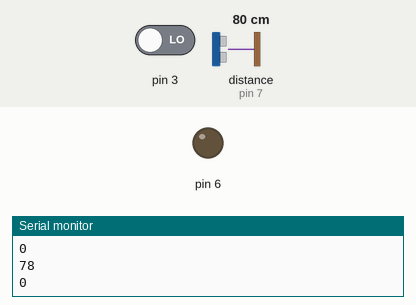
Recording of a sketch running on a simulated Arduino Uno, built with avr-gcc and run on an emulated ATmega328P. Shown: output pins drawn as LEDs (lit = HIGH), the last lines printed to the serial monitor. Wiring (inferred from the names in the program): ultrasonic range finder: trigger pin 5; echo pin 7. The test bench sets the inputs (shaded band); at power-on: distance to the obstacle (sensor on pin 7) 80 cm, pin 3 LOW. The echo pulse lasts 58.3 µs per cm; pins used as bus, display or sensor lines are not drawn.

Above: at 1.2 s.
1.3 s: distance to the obstacle (sensor on pin 7) set to 22 cm
2.8 s: distance to the obstacle (sensor on pin 7) set to 18 cm
At 3.18 s:
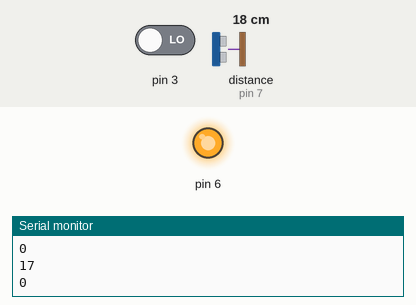
Timing chart, 0 to 10.1 s (numbered marks = the images above; inputs shaded):
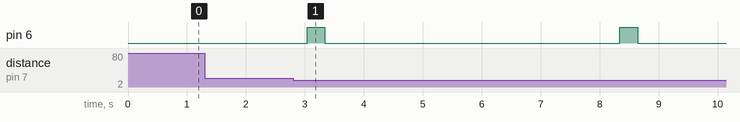

Measured:
- the behaviour switches between 21 and 20 cm on distance to the obstacle (sensor on pin 7) (found by bisection; images 0 and 1)
- after the input at 2.8 s, pin 6: alternates HIGH for 0.30 s and LOW for 5.0 s, starting after 0.24 s

The sketch:

sketch_feb18a.ino
```cpp
const int trigPin = 5;
const int echoPin = 7;
int x = 0;


long duration;
int distanceCm, distanceInch;

void setup() {
//lcd.begin(16,2); // Initializes the interface to the LCD screen, and specifies the dimensions (width and height) of the display
Serial.begin(9600);
pinMode(trigPin, OUTPUT);
pinMode(echoPin, INPUT);
pinMode(3, INPUT);
pinMode(6, OUTPUT);

digitalWrite(6, 0);
}

void loop() {
digitalWrite(trigPin, LOW);
delayMicroseconds(2);

digitalWrite(trigPin, HIGH);
delayMicroseconds(10);
digitalWrite(trigPin, LOW);

duration = pulseIn(echoPin, HIGH);
distanceCm= duration*0.034/2;
distanceInch = duration*0.0133/2;
Serial.println(distanceCm);
//Serial.println(distanceInch);

 x = digitalRead(3);
 Serial.println(x);
if  (distanceCm < 20)
{
  digitalWrite(6, 1);
  delay(300);
  digitalWrite(6, 0);
  delay(5000);
}
 else if (distanceCm >= 20)
{
  digitalWrite(6, 0);
  delay(300);
}

/*else
{
  digitalWrite(6, 0);
  myservo.write(0);
  delay(300);
}*/


}
```
